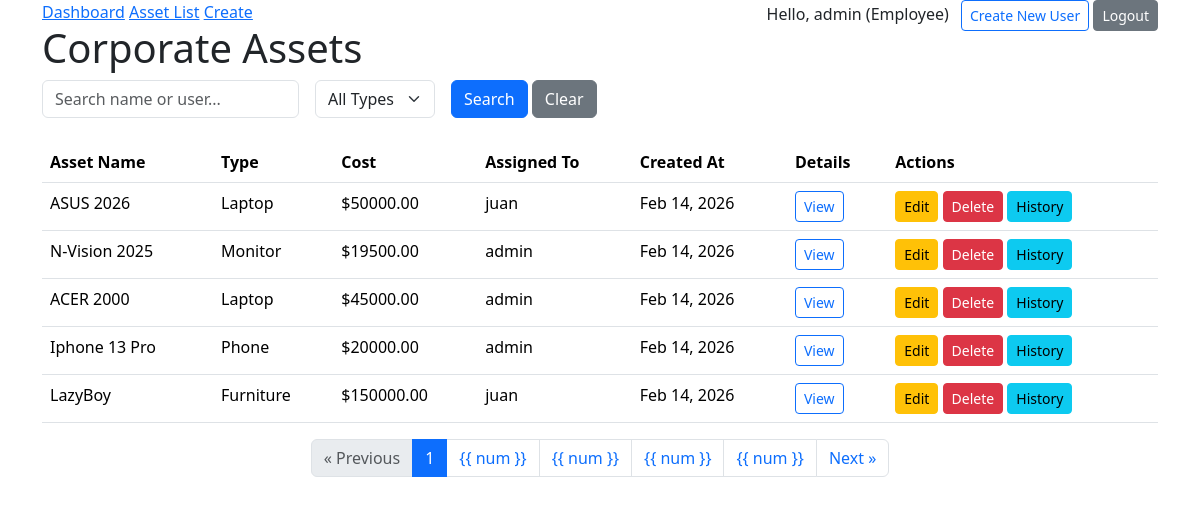
The app's page /list/ (signed in) with its own data.
### assets/models.py (models this page shows, shortened)
class User(AbstractUser):
    ROLE_CHOICES = (
        ('ADMIN', 'Administrator'),
        ('MANAGER', 'Manager'),
        ('EMPLOYEE', 'Employee'),
    )
    role = models.CharField(max_length=20, choices=ROLE_CHOICES, default='EMPLOYEE')
    @property
    def is_manager_or_admin(self):
        return self.role in ['ADMIN', 'MANAGER'] or self.is_superuser

class TimeStampedModel(models.Model):
    created_at = models.DateTimeField(auto_now_add=True)
    updated_at = models.DateTimeField(auto_now=True)
    class Meta:
        abstract = True

class Asset(TimeStampedModel):
    ASSET_TYPES = (
        ('LAPTOP', 'Laptop'),
        ('MONITOR', 'Monitor'),
        ('PHONE', 'Phone'),
        ('FURNITURE', 'Furniture'),
    )
    name = models.CharField(max_length=100)
    asset_type = models.CharField(max_length=20, choices=ASSET_TYPES)
    cost = models.DecimalField(max_digits=10, decimal_places=2)
    assigned_to = models.ForeignKey(User, on_delete=models.SET_NULL, null=True, blank=True, related_name='assets')
    history = HistoricalRecords()

### assets/views.py (the view)
# urls.py: path('list/', AssetListView.as_view(), name='asset-list'),
class AssetListView(LoginRequiredMixin, ListView):
    model = Asset
    template_name = "assets/asset_list.html"
    context_object_name = "assets"
    paginate_by = 5  # Part 1: Display only 5 assets per page
    def get_queryset(self):
        queryset = Asset.objects.select_related('assigned_to').all()
        asset_type = self.request.GET.get('asset_type')
        search_query = self.request.GET.get('search')
        if asset_type:
            queryset = queryset.filter(asset_type=asset_type)
        if search_query:
            queryset = queryset.filter(
                Q(name__icontains=search_query) |
                Q(assigned_to__username__icontains=search_query)
            )
        return queryset
    def get_context_data(self, **kwargs):
        context = super().get_context_data(**kwargs)
        context['asset_types'] = Asset.ASSET_TYPES
        return context

### assets/templates/assets/asset_list.html (shortened to what this page needs)
{% extends "assets/base.html" %}
{% block content %}
<h1>Corporate Assets</h1>
<form method="GET" class="row g-3 mb-4">
    <div class="col-auto">
        <input type="text" name="search" class="form-control" placeholder="Search name or user..."
            value="{{ request.GET.search }}">
    </div>
    <div class="col-auto">
        <select name="asset_type" class="form-select">
            <option value="">All Types</option>
        </select>
    </div>
    <div class="col-auto">
        <button type="submit" class="btn btn-primary">Search</button>
        <a href="{% url 'asset-list' %}" class="btn btn-secondary">Clear</a>
    </div>
</form>
<table class="table">
    <thead>
        <tr>
            <th>Asset Name</th>
            <th>Type</th>
            <th>Cost</th>
            <th>Assigned To</th>
            <th>Created At</th>
            <th>Details</th>
            {% if user.is_manager_or_admin %}
            <th>Actions</th>
            {% endif %}
        </tr>
    </thead>
    <tbody>
        {% for asset in assets %}
        <tr>
            <td>{{ asset.name }}</td>
            <td>{{ asset.get_asset_type_display }}</td>
            <td>${{ asset.cost }}</td>
            <td>
                {% if asset.assigned_to %}
                {{ asset.assigned_to.username }}
                {% else %}
                <span style="color:red">Unassigned</span>
                {% endif %}
            </td>
            <td>{{ asset.created_at|date:"M d, Y" }}</td>
            <td>
                <a href="{% url 'asset-detail' asset.pk %}" class="btn btn-outline-primary btn-sm">View</a>
            </td>
            {% if user.is_manager_or_admin %}
            <td>
                <a href="{% url 'asset-update' asset.pk %}" class="btn btn-warning btn-sm">Edit</a>
                <a href="{% url 'asset-delete' asset.pk %}" class="btn btn-danger btn-sm">Delete</a>
                <a href="{% url 'asset-history' asset.pk %}" class="btn btn-sm btn-info">History</a>
            </td>
            {% endif %}
        </tr>
        {% endfor %}
    </tbody>
</table>
{% if is_paginated %}
<nav aria-label="Asset list pagination">
    <ul class="pagination justify-content-center">
        {% if page_obj.has_previous %}
        <li class="page-item">
            <a class="page-link"
                href="?page={{ page_obj.previous_page_number }}{% if request.GET.search %}&search={{ request.GET.search }}{% endif %}{% if request.GET.asset_type %}&asset_type={{ request.GET.asset_type }}{% endif %}">&laquo;
                Previous</a>
        </li>
        {% else %}
        <li class="page-item disabled">
            <span class="page-link">&laquo; Previous</span>
        </li>
        {% endif %}
        {% for num in page_obj.paginator.page_range %}
        {% if page_obj.number == num %}
        <li class="page-item active">
            <span class="page-link">{{ num }}</span>
        </li>
        {% else %}
        <li class="page-item">
            <a class="page-link"
                href="?page={{ num }}{% if request.GET.search %}&search={{ request.GET.search }}{% endif %}{% if request.GET.asset_type %}&asset_type={{ request.GET.asset_type }}{% endif %}">{{
                num }}</a>
        </li>
        {% endif %}
        {% endfor %}
        {% if page_obj.has_next %}
        <li class="page-item">
            <a class="page-link"
                href="?page={{ page_obj.next_page_number }}{% if request.GET.search %}&search={{ request.GET.search }}{% endif %}{% if request.GET.asset_type %}&asset_type={{ request.GET.asset_type }}{% endif %}">Next
                &raquo;</a>
        </li>
        {% else %}
        <li class="page-item disabled">
            <span class="page-link">Next &raquo;</span>
        </li>
        {% endif %}
    </ul>
</nav>
{% endif %}
{% endblock %}

### assets/templates/assets/base.html (shortened to what this page needs)
<!DOCTYPE html>
<html>
<head>
    <link href="https://cdn.jsdelivr.net/npm/bootstrap@5.3.8/dist/css/bootstrap.min.css" rel="stylesheet">
</head>
<body class="container">
    <nav>
        <a href="{% url 'dashboard' %}">Dashboard</a>
        <a href="{% url 'asset-list' %}">Asset List</a>
        <a href="{% url 'asset-create' %}">Create</a>
        <div style="float:right">
            {% if user.is_authenticated %}
                <span>Hello, {{ user.username }} ({{ user.get_role_display }})</span>
                {% if user.is_manager_or_admin %}
                    <a href="{% url "register" %}" class="btn btn-outline-primary btn-sm ms-2">Create New User</a>
                {% endif %}
                <form action="{% url "logout" %}" method="post" style="display:inline">
                    <button type="submit" class="btn btn-secondary btn-sm">Logout</button>
                </form>
            {% else %}
                <a href="{% url 'login' %}" class="btn btn-primary btn-sm">Login</a>
            {% endif %}
        </div>
    </nav>
    {% block content %}{% endblock %}
</body>
</html>

### records on screen
User: username "admin", role "Employee"
Asset: name "ASUS 2026", asset_type "Laptop", cost "50000.00", assigned_to.username "juan", created_at "Feb 14, 2026"
Asset: name "N-Vision 2025", asset_type "Monitor", cost "19500.00", assigned_to.username "admin", created_at "Feb 14, 2026"
Asset: name "ACER 2000", asset_type "Laptop", cost "45000.00", assigned_to.username "admin", created_at "Feb 14, 2026"
Asset: name "Iphone 13 Pro", asset_type "Phone", cost "20000.00", assigned_to.username "admin", created_at "Feb 14, 2026"
Asset: name "LazyBoy", asset_type "Furniture", cost "150000.00", assigned_to.username "juan", created_at "Feb 14, 2026"

### other values on screen
{{ num }} "1"
